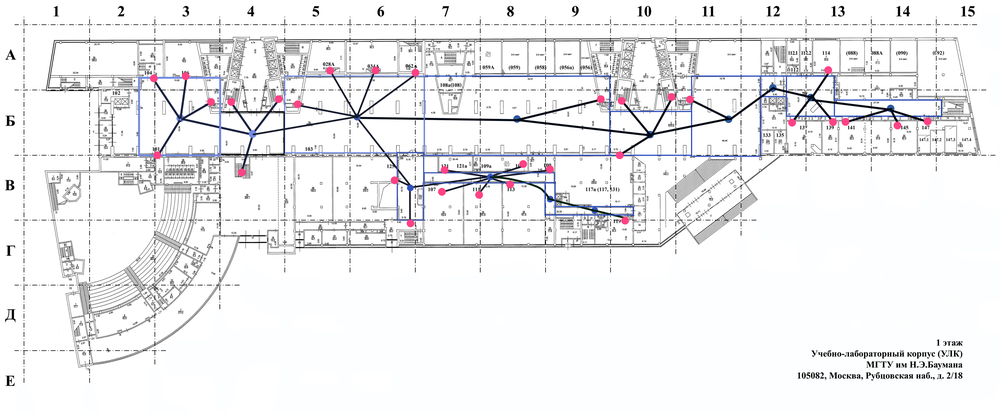
#> input picture pythonProject/01.11.23/FirstFloorPlan.png, 1000 x 413 px, shrunk from 3275 x 1352 before the run, found by its file name
$ python test1.py
#> lines starting #> are read from the running program, lines starting #| are printed output that depends on the picture
import networkx as nx
import pandas as pd
import numpy as np
import matplotlib
import matplotlib.pyplot as plt
matplotlib.use('Qt5Agg')


feature_1 = ['104', '106', 'сортир', '101']
feature_2 = ['коридор 1', 'коридор 1', 'коридор 1', 'коридор 1']
score =     ['3', '4', '2', '5' ]
weight =     [3, 4, 2, 5]

df = pd.DataFrame({'f1': feature_1, 'f2': feature_2, 'score': score, 'weight': weight})

print(df)

G = nx.from_pandas_edgelist(df=df, source='f1', target='f2', edge_attr=['score','weight'])

# [4 lines of commented-out code are left out]

pos={
    "104":(50.1, 109.5),
    "106":(60.4,110.4),
    "коридор 1":(59.1,96.6),
    "сортир":(68.8,101.7),
    "101":(51.2,84.3),
}
datafile = 'FirstFloorPlan.png'
img = plt.imread(datafile)
#> img is the input picture: shape (413, 1000, 3) float32; mean R, G, B 0.936, 0.936, 0.941

plt.imshow(img, zorder=0, extent=[0.0, 327.0, 0.0, 135.0]) # (0, 0) - левый нижний угол, (327, 135) - правый верхний
nx.draw(G, pos, with_labels=True)
labels = {e: G.edges[e]['score'] for e in G.edges}
nx.draw_networkx_edge_labels(G, pos, edge_labels=labels)
plt.show()
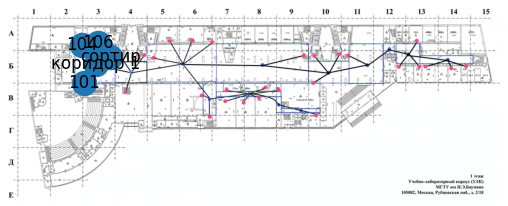
#> figure drawn by matplotlib, 1 panel
